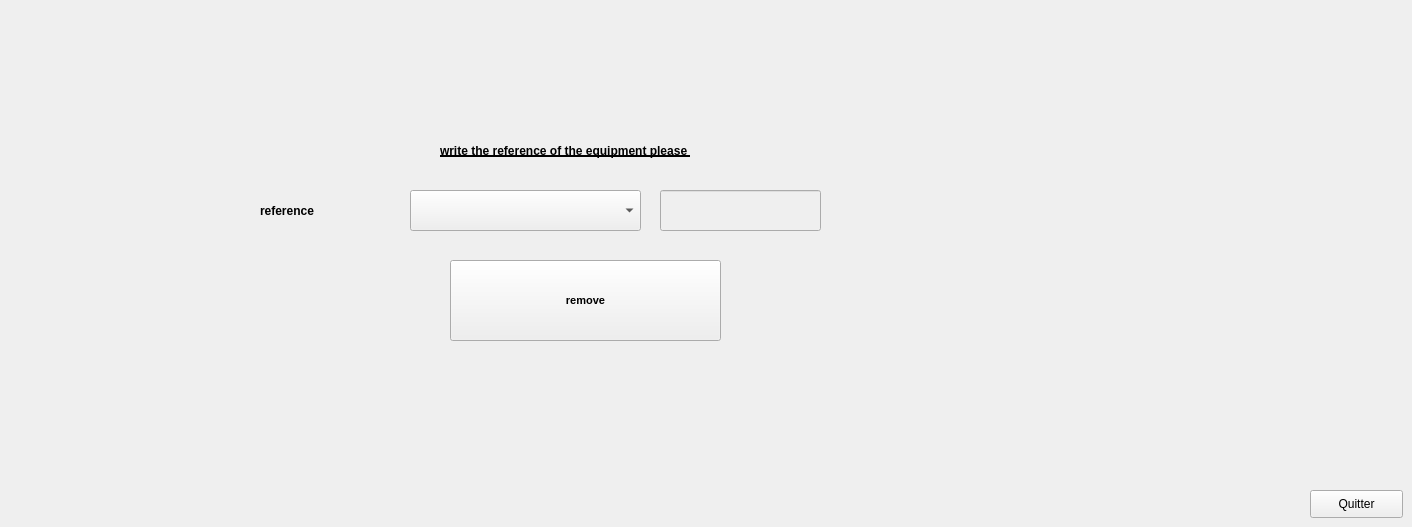
     <widget class="QWidget" name="tab_57">
      <attribute name="title">
       <string>remove equipement</string>
      </attribute>
      <widget class="QLabel" name="reference_sup_10">
       <property name="geometry">
        <rect>
         <x>260</x>
         <y>180</y>
         <width>141</width>
         <height>61</height>
        </rect>
       </property>
       <property name="font">
        <font>
         <pointsize>9</pointsize>
         <weight>75</weight>
         <bold>true</bold>
         <underline>false</underline>
        </font>
       </property>
       <property name="text">
        <string>reference</string>
       </property>
      </widget>
      <widget class="QPushButton" name="supprimer_10">
       <property name="geometry">
        <rect>
         <x>450</x>
         <y>260</y>
         <width>271</width>
         <height>81</height>
        </rect>
       </property>
       <property name="font">
        <font>
         <pointsize>8</pointsize>
         <weight>75</weight>
         <bold>true</bold>
         <underline>false</underline>
        </font>
       </property>
       <property name="text">
        <string>remove</string>
       </property>
      </widget>
      <widget class="QLabel" name="label_29">
       <property name="geometry">
        <rect>
         <x>440</x>
         <y>130</y>
         <width>451</width>
         <height>41</height>
        </rect>
       </property>
       <property name="font">
        <font>
         <pointsize>9</pointsize>
         <weight>75</weight>
         <bold>true</bold>
         <underline>true</underline>
        </font>
       </property>
       <property name="text">
        <string>write the reference of the equipment please </string>
       </property>
      </widget>
      <widget class="QComboBox" name="comboBox_20">
       <property name="geometry">
        <rect>
         <x>410</x>
         <y>190</y>
         <width>231</width>
         <height>41</height>
        </rect>
       </property>
      </widget>
      <widget class="QLineEdit" name="sup_line_10">
       <property name="enabled">
        <bool>false</bool>
       </property>
       <property name="geometry">
        <rect>
         <x>660</x>
         <y>190</y>
         <width>161</width>
         <height>41</height>
        </rect>
       </property>
      </widget>
      <widget class="QPushButton" name="pushButton_60">
       <property name="geometry">
        <rect>
         <x>1310</x>
         <y>490</y>
         <width>93</width>
         <height>28</height>
        </rect>
       </property>
       <property name="text">
        <string>Quitter</string>
       </property>
      </widget>
     </widget>
